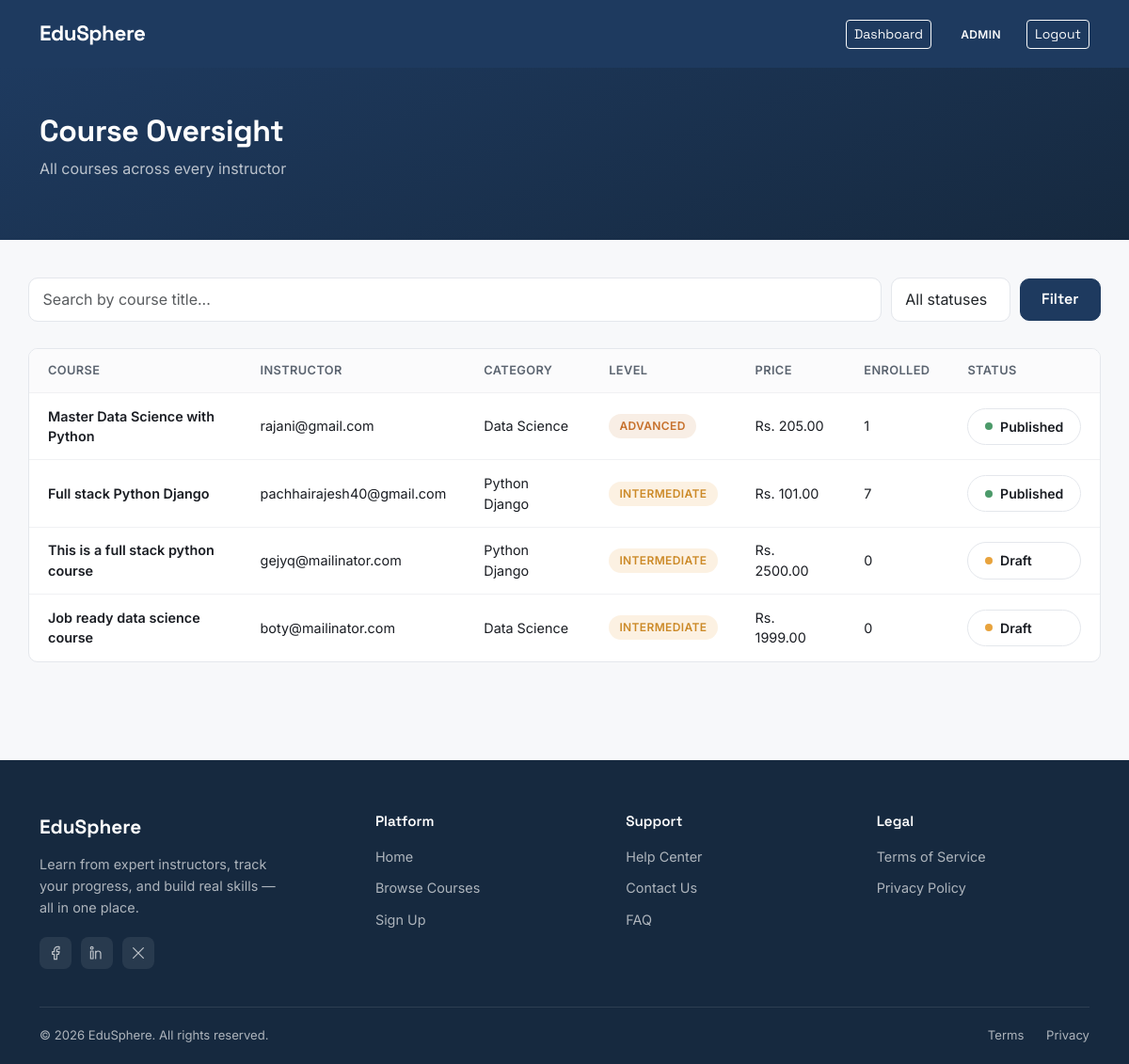
Page /dashboard/courses/ (signed in) on the committed database.
### accounts/models.py (models this page shows, shortened)
class CustomUser(AbstractUser):
    class Role(models.TextChoices):
        STUDENT = "student", "Student"
        INSTRUCTOR = "instructor", "Instructor"
        ADMIN = "admin", "Admin"
    username = None
    email = models.EmailField(unique=True)
    role = models.CharField(max_length=20, choices=Role.choices, default=Role.STUDENT)
    profile_picture = models.ImageField(upload_to="profile_pics/", blank=True, null=True)
    bio = models.TextField(blank=True)
    created_at = models.DateTimeField(auto_now_add=True)
    USERNAME_FIELD = "email"
    REQUIRED_FIELDS = []
    objects = CustomUserManager()

### courses/models.py (models this page shows, shortened)
class Course(models.Model):
    class Level(models.TextChoices):
        BEGINNER = "beginner", "Beginner"
        INTERMEDIATE = "intermediate", "Intermediate"
        ADVANCED = "advanced", "Advanced"
    instructor = models.ForeignKey(
        settings.AUTH_USER_MODEL,
        on_delete=models.CASCADE,
        related_name="courses",
        limit_choices_to={'role': 'instructor'}
    )
    category = models.ForeignKey(Category, on_delete=models.SET_NULL, null=True, related_name="courses")
    title = models.CharField(max_length=200)
    slug = models.SlugField(unique=True, blank=True)
    description = models.TextField()
    thumbnail = models.ImageField(upload_to="course_thumbnails/", blank=True, null=True)
    level = models.CharField(max_length=20, choices=Level.choices, default=Level.BEGINNER)
    price = models.DecimalField(max_digits=8, decimal_places=2, default=0)
    is_published = models.BooleanField(default=False)
    created_at = models.DateTimeField(auto_now_add=True)
    updated_at = models.DateTimeField(auto_now=True)
    class Meta:
        ordering = ['-created_at']

class Category(models.Model):
    name = models.CharField(max_length=100, unique=True)
    slug = models.SlugField(unique=True, blank=True)
    class Meta:
        verbose_name_plural = "Categories"

### dashboard/views.py (the view)
# urls.py: path('courses/', views.CourseOversightView.as_view(), name='course_oversight'),
class CourseOversightView(AdminRequiredMixin, ListView):
    model = Course
    template_name = 'dashboard/course_oversight.html'
    context_object_name = 'courses'
    paginate_by = 15
    def get_queryset(self):
        queryset = Course.objects.select_related('instructor').annotate(
            enrollment_count=Count('enrollments')
        ).order_by('-created_at')
        status = self.request.GET.get('status')
        if status == 'published':
            queryset = queryset.filter(is_published=True)
        elif status == 'unpublished':
            queryset = queryset.filter(is_published=False)
        search = self.request.GET.get('q')
        if search:
            queryset = queryset.filter(title__icontains=search)
        return queryset
    def get_context_data(self, **kwargs):
        context = super().get_context_data(**kwargs)
        context['current_status'] = self.request.GET.get('status', '')
        context['current_search'] = self.request.GET.get('q', '')
        return context

### dashboard/mixins.py (called while the page is built)
    def test_func(self):
        return self.request.user.is_authenticated and self.request.user.role == 'admin'

### dashboard/templates/dashboard/course_oversight.html (shortened to what this page needs)
{% extends 'base.html' %}
{% block content %}
<div class="dashboard-hero">
    <div class="container">
        <h1>Course Oversight</h1>
        <p>All courses across every instructor</p>
    </div>
</div>
<div class="container dashboard-container">
    <form method="get" class="oversight-filter-bar">
        <input
            type="text"
            name="q"
            value="{{ current_search }}"
            placeholder="Search by course title..."
            class="form-control oversight-search-input"
        >
        <select name="status" class="form-control oversight-status-select">
            <option value="" {% if current_status == '' %}selected{% endif %}>All statuses</option>
        </select>
        <button type="submit" class="btn btn-primary">Filter</button>
    </form>
    {% if courses %}
    <div class="oversight-table-wrapper">
        <table class="oversight-table">
            <thead>
                <tr>
                    <th>Course</th>
                    <th>Instructor</th>
                    <th>Category</th>
                    <th>Level</th>
                    <th>Price</th>
                    <th>Enrolled</th>
                    <th>Status</th>
                </tr>
            </thead>
            <tbody>
                {% for course in courses %}
                <tr>
                    <td class="oversight-course-title">{{ course.title }}</td>
                    <td>{{ course.instructor.email }}</td>
                    <td>
                        {% if course.category %}
                            {{ course.category.name }}
                        {% else %}
                            <span class="text-muted">Uncategorized</span>
                        {% endif %}
                    </td>
                    <td>
                        <span class="role-badge {{ course.level }}">{{ course.get_level_display }}</span>
                    </td>
                    <td>
                        {% if course.price > 0 %}
                            Rs. {{ course.price }}
                        {% else %}
                            Free
                        {% endif %}
                    </td>
                    <td>{{ course.enrollment_count }}</td>
                    <td>
                        {% if course.is_published %}
                            <span class="status-pill status-completed"><span class="status-dot"></span> Published</span>
                        {% else %}
                            <span class="status-pill status-pending"><span class="status-dot"></span> Draft</span>
                        {% endif %}
                    </td>
                </tr>
                {% endfor %}
            </tbody>
        </table>
    </div>
    {% else %}
    <div class="empty-state">
        <div class="icon">📚</div>
        <p>No courses match your filters.</p>
    </div>
    {% endif %}
</div>
{% endblock %}

### templates/base.html (shortened to what this page needs)
{% load static %}
<!DOCTYPE html>
<html lang="en">
<head>
    <link href="https://cdn.jsdelivr.net/npm/bootstrap@5.3.3/dist/css/bootstrap.min.css" rel="stylesheet">
    <link href="{% static 'css/custom.css' %}" rel="stylesheet">
</head>
<body>
    <nav class="navbar navbar-expand-lg navbar-dark">
        <div class="container">
            <a class="navbar-brand" href="{% url 'home' %}">EduSphere</a>
            <div class="ms-auto d-flex align-items-center">
                {% if user.is_authenticated %}
                {% if user.role == 'student' %}
                <a href="{% url 'enrollments:my_courses' %}" class="btn btn-outline-light btn-sm me-3">My Courses</a>
                {% elif user.role == 'instructor' %}
                <a href="{% url 'courses:instructor_dashboard' %}" class="btn btn-outline-light btn-sm me-3">My
                    Courses</a>
                {% elif user.role == 'admin' %}
                <a href="{% url 'dashboard:overview' %}" class="btn btn-outline-light btn-sm me-3">Dashboard</a>
                {% endif %}
                <span class="text-light me-3">
                    <span class="role-badge {{ user.role }} ms-1">{{ user.role }}</span>
                </span>
                <a href="{% url 'accounts:logout' %}" class="btn btn-outline-light btn-sm">Logout</a>
                {% else %}
                <a href="{% url 'accounts:login' %}" class="btn btn-outline-light btn-sm me-2">Login</a>
                <a href="{% url 'accounts:register_choice' %}" class="btn btn-accent btn-sm">Sign Up</a>
                {% endif %}
            </div>
        </div>
    </nav>
    {% block content %}
    {% endblock %}
    <footer class="site-footer">
        <div class="container">
            <div class="footer-grid">
                <div>
                    <span class="footer-brand-name">EduSphere</span>
                    <p class="footer-brand-tagline">Learn from expert instructors, track your progress, and build real
                        skills — all in one place.</p>
                    <div class="footer-social-row">
                        <a href="https://www.facebook.com/share/1CqCPcXn59/?mibextid=wwXIfr" class="footer-social-icon"
                            aria-label="Facebook">
                        </a>
                        <a href="https://np.linkedin.com/in/rajesh-pachhai-6842a4362" class="footer-social-icon"
                            aria-label="LinkedIn">
                        </a>
                        <a href="#" class="footer-social-icon" aria-label="Twitter / X">
                            <svg width="16" height="16" viewBox="0 0 24 24" fill="none"
                                xmlns="http://www.w3.org/2000/svg">
                                <path d="M4 4L20 20M20 4L4 20" stroke="currentColor" stroke-width="1.8"
                                    stroke-linecap="round" />
                            </svg>
                        </a>
                    </div>
                </div>
                <div class="footer-col">
                    <h4>Platform</h4>
                    <ul class="footer-links">
                        <li><a href="{% url 'home' %}">Home</a></li>
                        <li><a href="{% url 'courses:course_list' %}">Browse Courses</a></li>
                        <li><a href="{% url 'accounts:register_choice' %}">Sign Up</a></li>
                    </ul>
                </div>
                <div class="footer-col">
                    <h4>Support</h4>
                    <ul class="footer-links">
                        <li><a href="#">Help Center</a></li>
                        <li><a href="#">Contact Us</a></li>
                        <li><a href="#">FAQ</a></li>
                    </ul>
                </div>
                <div class="footer-col">
                    <h4>Legal</h4>
                    <ul class="footer-links">
                        <li><a href="#">Terms of Service</a></li>
                        <li><a href="#">Privacy Policy</a></li>
                    </ul>
                </div>
            </div>
            <div class="footer-bottom">
                <span>&copy; {% now "Y" %} EduSphere. All rights reserved.</span>
                <div>
                    <a href="#">Terms</a>
                    <a href="#">Privacy</a>
                </div>
            </div>
        </div>
    </footer>
</body>
</html>

### static/css/custom.css (style rules this page uses)
:root { --ink: #1E3A5F; --ink-dark: #16293F; --amber: #E8A33D; --amber-dark: #CC8A28; --bg: #F7F8FA; --surface: #FFFFFF; --text: #1A1D23; --text-muted: #5B6470; --border: #E4E7EC; --student: #3B7DD8; --instructor: #C6702B; --radius: 10px; }
body { background-color: var(--bg); color: var(--text); font-family: 'Inter', sans-serif; }
h1, h2, h3, h4, .navbar-brand, .btn { font-family: 'Space Grotesk', sans-serif; }
.navbar { background-color: var(--ink) !important; padding: 0.9rem 0; }
.navbar-brand { font-weight: 700; font-size: 1.4rem; letter-spacing: -0.02em; }
.btn-primary { background-color: var(--ink); border-color: var(--ink); font-weight: 600; border-radius: var(--radius); padding: 0.6rem 1.4rem; }
.role-badge { display: inline-block; font-size: 0.75rem; font-weight: 600; padding: 0.25rem 0.7rem; border-radius: 20px; text-transform: uppercase; letter-spacing: 0.03em; }
.form-control { border-radius: var(--radius); border: 1px solid var(--border); padding: 0.65rem 0.9rem; }
.role-badge.intermediate { background: rgba(232,163,61,0.15); color: var(--amber-dark); }
.role-badge.advanced { background: rgba(198,112,43,0.12); color: var(--instructor); }
.dashboard-hero { background: linear-gradient(160deg, var(--ink) 0%, var(--ink-dark) 100%); color: #fff; padding: 3rem 0; }
.dashboard-hero h1 { font-size: 2rem; font-weight: 700; letter-spacing: -0.01em; }
.dashboard-hero p { color: rgba(255,255,255,0.7); margin-top: 0.4rem; }
.dashboard-container { padding: 2.5rem 0; }
.status-pill { display: flex; align-items: center; gap: 8px; background: var(--surface); border: 1px solid var(--border); border-radius: 999px; padding: 0.5rem 1.1rem; font-size: 0.88rem; font-weight: 600; }
.status-dot { width: 8px; height: 8px; border-radius: 50%; }
.status-completed .status-dot { background-color: #4C9A6A; }
.status-pending .status-dot { background-color: var(--amber); }
.site-footer { background: var(--ink-dark); color: rgba(255,255,255,0.65); margin-top: 4rem; }
.footer-grid { display: grid; grid-template-columns: 1.4fr 1fr 1fr 1fr; gap: 2.5rem; padding: 3.5rem 0 2.5rem; }
.footer-brand-name { font-family: 'Space Grotesk', sans-serif; font-weight: 700; font-size: 1.3rem; color: #fff; margin-bottom: 0.75rem; display: block; }
.footer-brand-tagline { font-size: 0.9rem; line-height: 1.6; max-width: 260px; margin-bottom: 1.25rem; }
.footer-social-row { display: flex; gap: 10px; }
.footer-social-icon { width: 34px; height: 34px; border-radius: 8px; background: rgba(255,255,255,0.08); display: flex; align-items: center; justify-content: center; color: rgba(255,255,255,0.7); transition: background-color 0.15s ease, color 0.15s ease; }
.footer-col h4 { font-family: 'Space Grotesk', sans-serif; color: #fff; font-size: 0.95rem; font-weight: 600; margin-bottom: 1rem; }
.footer-links { list-style: none; padding: 0; margin: 0; }
.footer-links li { margin-bottom: 0.6rem; }
.footer-links a { color: rgba(255,255,255,0.65); text-decoration: none; font-size: 0.9rem; transition: color 0.15s ease; }
.footer-bottom { border-top: 1px solid rgba(255,255,255,0.1); padding: 1.25rem 0; display: flex; justify-content: space-between; align-items: center; flex-wrap: wrap; gap: 10px; font-size: 0.82rem; }
.footer-bottom a { color: rgba(255,255,255,0.65); text-decoration: none; margin-left: 1.25rem; }
.oversight-filter-bar { display: flex; gap: 10px; align-items: center; margin-bottom: 1.75rem; flex-wrap: wrap; }
.oversight-search-input { flex: 1; min-width: 220px; }
.oversight-status-select { width: auto; }
.oversight-table-wrapper { background: var(--surface); border: 1px solid var(--border); border-radius: var(--radius); overflow: hidden; overflow-x: auto; }
.oversight-table { width: 100%; border-collapse: collapse; font-size: 0.9rem; }
.oversight-table thead { background: #FBFBFC; border-bottom: 1px solid var(--border); }
.oversight-table th { text-align: left; padding: 0.85rem 1.25rem; font-weight: 600; color: var(--text-muted); font-size: 0.8rem; text-transform: uppercase; letter-spacing: 0.03em; }
.oversight-table td { padding: 0.85rem 1.25rem; border-top: 1px solid #F0F1F3; }
.oversight-course-title { font-weight: 600; color: var(--text); }

### rows in the picture
CustomUser: role "ADMIN"
Course: title "Master Data Science with Python", instructor.email "rajani@gmail.com", category.name "Data Science", level "ADVANCED", price "205.00", enrollment_count "1", is_published True (drawn)
Course: title "Full stack Python Django", instructor.email "pachhairajesh40@gmail.com", category.name "Python Django", level "INTERMEDIATE", price "101.00", enrollment_count "7", is_published True (drawn)
Course: title "This is a full stack python course", instructor.email "gejyq@mailinator.com", category.name "Python Django", level "INTERMEDIATE", price "2500.00", enrollment_count "0", is_published False (drawn)
Course: title "Job ready data science course", instructor.email "boty@mailinator.com", category.name "Data Science", level "INTERMEDIATE", price "1999.00", enrollment_count "0", is_published False (drawn)
